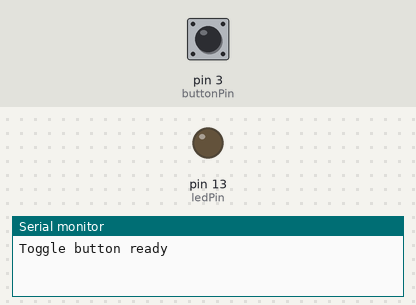
This sketch was run on a simulated Arduino Uno, built with avr-gcc and run on an emulated ATmega328P. Shown: output pins drawn as LEDs (lit = HIGH), the last lines printed to the serial monitor. The inputs (shaded band) are chosen by the test bench; at power-on: pin 3 (buttonPin) HIGH.

Above: at 1.2 s.
1.3 s: pin 3 (buttonPin) pulled LOW for 0.15 s
At 2.7 s:
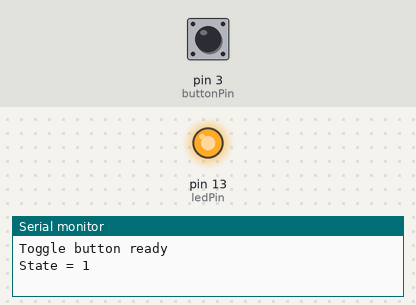
3.0 s: pin 3 (buttonPin) pulled LOW for 1 s
At 4.1 s:
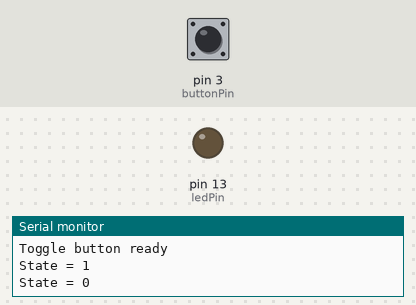
5.5 s: pin 3 (buttonPin) pulled LOW for 3.2 s
At 6.0 s:
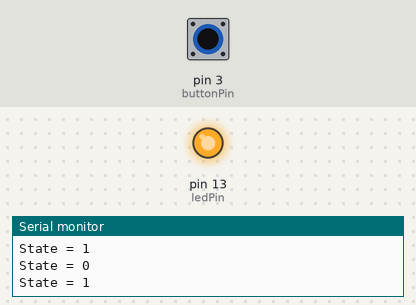
Timing chart, 0 to 8.5 s (numbered marks = the images above; inputs shaded):
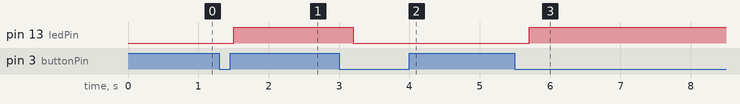

Measured:
- after the input at 1.3 s, pin 13 (ledPin): LOW → HIGH after 0.20 s
- after the input at 3.0 s, pin 13 (ledPin): HIGH → LOW after 0.20 s
- after the input at 5.5 s, pin 13 (ledPin): LOW → HIGH after 0.20 s

The sketch:

1button_toggle_with-builtin-button-port13_port3.ino
```cpp
/*
  Toggle button example
  Button on pin 3
  Each press toggles state: 0 <-> 1
*/

int buttonPin = 3;
int ledPin = LED_BUILTIN;

int lastButtonState = HIGH;  // previous button state
int toggleState = 0;         // 0 or 1

void setup() {
  pinMode(buttonPin, INPUT_PULLUP);
  pinMode(ledPin, OUTPUT);

  Serial.begin(9600);
  Serial.println("Toggle button ready");
}

void loop() {
  int buttonState = digitalRead(buttonPin);

  // Detect button press (HIGH -> LOW)
  if (lastButtonState == HIGH && buttonState == LOW) {
    toggleState = !toggleState;   // toggle 0 <-> 1

    Serial.print("State = ");
    Serial.println(toggleState);

    delay(200); // debounce
  }

  lastButtonState = buttonState;

  // Use toggleState
  if (toggleState == 1) {
    digitalWrite(ledPin, HIGH);   // LED ON
  } else {
    digitalWrite(ledPin, LOW);    // LED OFF
  }
}
```
